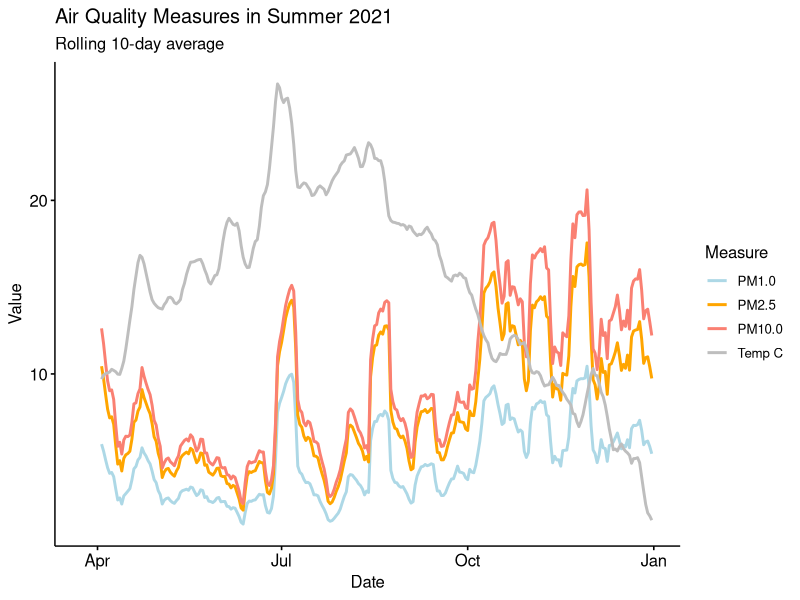
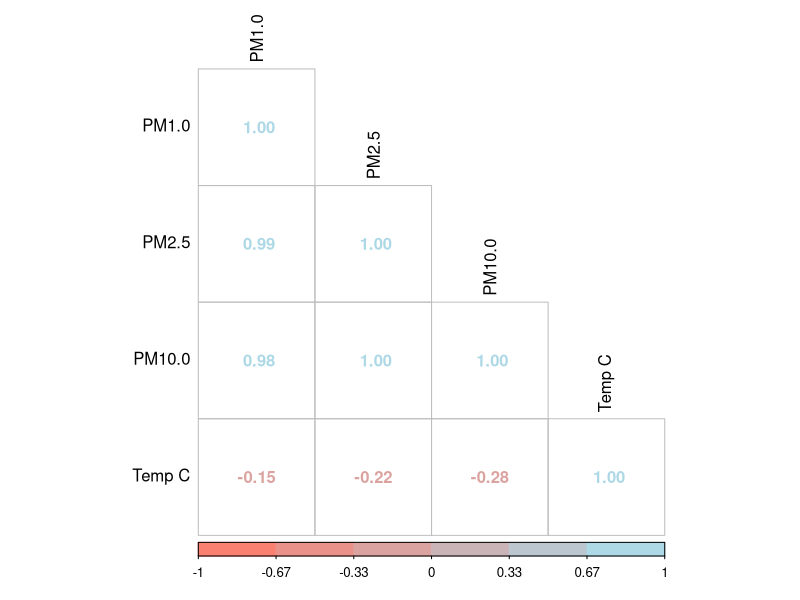
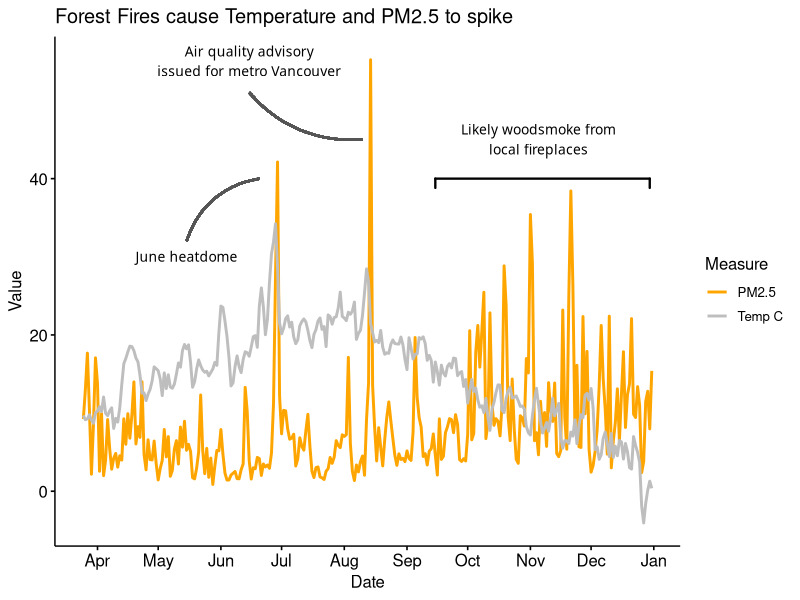

The R source for these figures, in order:
## ---- chunk 1
library(tidyverse)
library(lubridate)
library(patchwork)
library(ggpubr)

# read in air quality data, and prepare variable names
# TODO: https://galiwatch.ca/posts/hummer-watch/
air <- read_csv('2021_temp_and_PM.csv') %>%
  mutate(`Row Labels` = as_date(ymd_hms(`Row Labels`))) %>%
  rename(Date = `Row Labels`,
         PM1.0 = `Average of PM1.0_CF1_ug/m3`,
         PM2.5 = `Average of PM2.5_CF1_ug/m3`,
         PM10.0 = `Average of PM10.0_CF1_ug/m3`,
        `Temp C` = `Average of Temperature_F`)


## ---- chunk 2
air %>%
  pivot_longer(c(PM1.0, PM2.5, PM10.0, `Temp C`)) %>%
  mutate(name = ordered(name, levels = c('PM1.0', 'PM2.5', 'PM10.0', 'Temp C'))) %>%
  group_by(name) %>%
  mutate(rollmean = zoo::rollmean(value, 10, align = 'right', fill=NA)) %>%
  ggline(x = 'Date', y = 'rollmean', color='name', plot_type='l', size=1, alpha = 0.8) + 
  labs(title = 'Air Quality Measures in Summer 2021',
       subtitle = 'Rolling 10-day average', 
       y='Value', color = 'Measure') + 
  scale_colour_manual(values = c('lightblue', 'orange', 'salmon', 'grey')) + 
  theme(legend.position = 'right')
## ---- chunk 3
air %>% 
  select(-Date) %>%
  cor() %>%
  corrplot::corrplot(method = 'number', type='lower', 
                     col = colorRampPalette(c("salmon","lightblue"))(6),
                     tl.col='black')
## ---- chunk 4
air %>%
  pivot_longer(c(PM2.5, `Temp C`)) %>%
  group_by(name) %>%
  ggline(x = 'Date', y = 'value', color='name', plot_type='l', size=1, alpha = 0.8) + 
  labs(title = 'Forest Fires cause Temperature and PM2.5 to spike',
       y='Value', color = 'Measure') + 
  scale_colour_manual(values = c('orange', 'grey')) + 
  theme(legend.position = 'right') + 
  scale_x_date(date_labels = "%b", date_breaks = "1 month") + 
  
  geom_label(aes(x = ymd('2021-05-15'), y = 30, label = "June heatdome"), 
               hjust = 0.5, vjust = 0.5, label.size = NA, size=3.5, family='xkcd') +
  geom_curve(aes(x = ymd('2021-05-15'), y = 32, xend = ymd('2021-06-20'), yend = 40), 
             colour = "#555555", curvature = -0.3, size=0.8)+  
  geom_label(aes(x = ymd('2021-06-15'), y = 55, label = "Air quality advisory\nissued for metro Vancouver"), 
             hjust = 0.5, vjust = 0.5, label.size = NA, size=3.5, family='xkcd')+ 
  geom_curve(aes(x = ymd('2021-06-15'), y = 51, xend = ymd('2021-08-10'), yend = 45), 
             colour = "#555555", curvature = 0.25, size=0.8)+ 
  geom_label(aes(x = ymd('2021-11-05'), y = 45, label = "Likely woodsmoke from\nlocal fireplaces"), 
             hjust = 0.5, vjust = 0.5, label.size = NA, size=3.5, family='xkcd')+
  geom_bracket(xmin = ymd('2021-09-15'), xmax = ymd('2021-12-30'), y.position = 40, label='', size=0.8, tip.length = 0.02)
               
  
